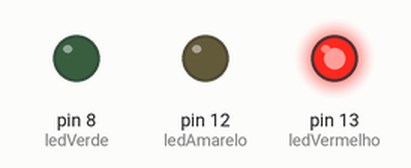
A sketch run on a simulated Arduino Uno, built with avr-gcc and run on an emulated ATmega328P. Shown: output pins drawn as LEDs (lit = HIGH).

Above: at 1.0 s.
At 3.0 s:
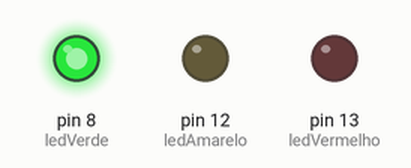
At 4.5 s:
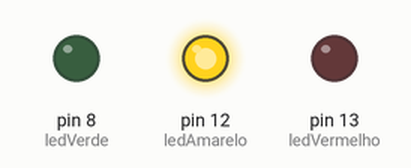
Timing chart, 0 to 6.5 s (numbered marks = the images above):
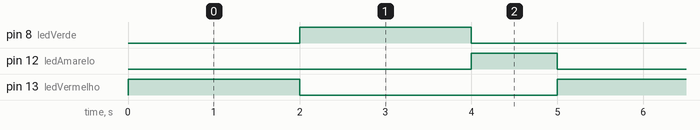

Measured:
- by itself, pin 8 (ledVerde), pin 13 (ledVermelho): alternates HIGH for 2.0 s and LOW for 3.0 s
- by itself, pin 12 (ledAmarelo): alternates HIGH for 1.0 s and LOW for 4.0 s
- by itself, everything shown: repeats every 5.0 s, in 4 steps

The sketch:

Trafficlight.ino
```cpp
// (licence header left out)
// Pin 13 has an LED connected on most Arduino boards.
// give it a name:
int ledVermelho = 13, ledAmarelo=12, ledVerde=8;

// the setup routine runs once when you press reset:
void setup() {
  // initialize the digital pin as an output.
  pinMode(ledVermelho, OUTPUT);
  pinMode(ledAmarelo, OUTPUT);
  pinMode(ledVerde, OUTPUT);
}

// the loop routine runs over and over again forever:
void loop() {
  //Luz vermelho
  digitalWrite(ledVermelho, HIGH);   // turn the LED on (HIGH is the voltage level)
  delay(2000);               // wait for a second
  digitalWrite(ledVermelho, LOW);

  //Luz verde
  digitalWrite(ledVerde, HIGH);    // turn the LED off by making the voltage LOW
  delay(2000);
  digitalWrite(ledVerde, LOW);

  //Luz amarelo
  digitalWrite(ledAmarelo, HIGH);    // turn the LED off by making the voltage LOW
  delay(1000);               // wait for a second
  digitalWrite(ledAmarelo, LOW);
}
```
